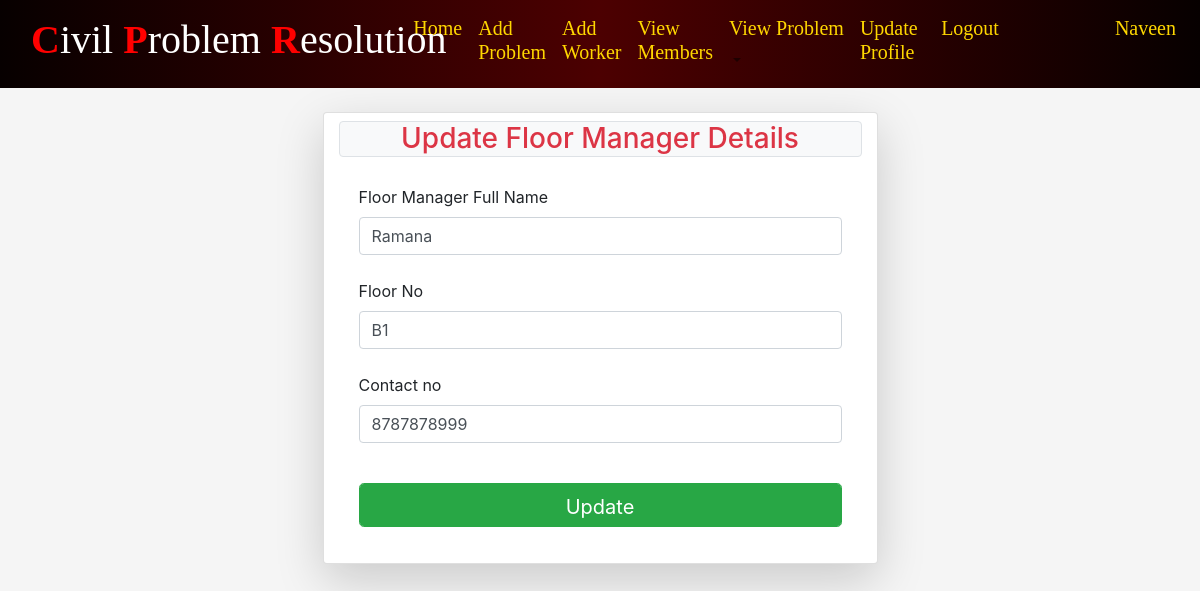
The app's page /fmupdate/1/ (signed in) with its own data.
### CPRapp/models.py (models this page shows, shortened)
class FloorManager(models.Model):
	fmname=models.CharField(max_length=200)
	floorno=models.CharField(max_length=200)
	fcno=models.CharField(max_length=10,default='')

### CPRapp/views.py (the view, shortened to what this page needs)
# urls.py: path('fmupdate/<int:id>/',views.fmupdate,name="fmupdate"),
@login_required
def fmupdate(rq,id):
	data=FloorManager.objects.get(id=id)
	return render(rq,'html/UpdateFm.html',{'info':data})

### CPRapp/templates/html/UpdateFm.html (shortened to what this page needs)
{% extends 'html/base.html' %}
{% block content %}
<div class="container">
  <div class="card col-md-6 mt-4 shadow-lg mx-auto">
    <h3 class="bg-light text-danger text-center mt-2 border rounded">Update Floor Manager Details</h3>
    <div class="card-body">
      <form method="post" enctype="multipart/form-data">
        <div class="form-group">
            <label for="fmname">Floor Manager Full Name</label><br>
            <input  name="fmname" id="fmname" class="form-control" value="{{info.fmname}}" required><br>
            <label for="floorno">Floor No</label><br>
            <input  name="floorno" id="floorno" class="form-control" value="{{info.floorno}}" required><br>
            <label for="fcno"> Contact no</label><br>
            <input class="form-control" id="fcno" name="fcno"  value="{{info.fcno}}" required></input><br>
            <input type="submit" class="btn btn-success btn-lg mt-3 mx-auto form-control" value="Update" >
        </div>
      </form>
    </div>
  </div>
</div>
{% endblock %}

### CPRapp/templates/html/navbar.html (shortened to what this page needs)
{% load static %}
<nav class="navbar navbar-expand-lg navbar-light nav-bk4">
  <div class="col-md-4"><a class="navbar-brand" href="{% url 'hm' %}">
    <h1 style="font-family:Verdana Bold; color:white;"><strong style="color:Red">C</strong>ivil <strong style="color:Red">P</strong>roblem <strong style="color:Red">R</strong>esolution</h1>
  </a></div>
 <div class="collapse navbar-collapse" id="collapsibleNavbar">
    <ul class="navbar-nav ">
    {% if not user.is_authenticated %}
    <li class="nav-item">
      <a class="nav-link" href="{% url 'hm' %}"><h3 style="color:Gold; font-family:Verdana Bold;">Home</h3></a>
    </li>
    <li class="nav-item">
      <a class="nav-link" href="{% url 'about' %}"><h3 style="color:Gold; font-family:Verdana Bold;">About</h3></a>
    </li>
    <li class="nav-item">
      <a class="nav-link" href="{% url 'contact' %}"><h3 style="color:Gold; font-family:Verdana Bold;">Contact Us</h3></a>
    </li>
    <li class="nav-item">
      <a class="nav-link" href="{% url 'achievements' %}"><h3 style="color:Gold; font-family:Verdana Bold;">Achievements</h3></a>
    </li>
    <li></li>
    <li class="nav-item">
      <a class="nav-link" href="{% url 'ulog' %}"><h3 style="color:Gold; font-family:Verdana Bold;">Login Here</h3></a>
    </li>
    <li></li>
    <li class="nav-item">
      <a class="nav-link" href="{% url 'reg' %}"><h3 style="color:Gold; font-family:Verdana Bold;">New User</h3></a>
    </li>
    <!-- <li class="nav-item">
      <a class="nav-link" href="{% url 'alog' %}"><h3 style="color:Gold; font-family:Verdana Bold;">Admin Login</h3></a>
    </li> -->
    <div class="col-sm-2 mx-auto"><img src="{% static 'images/lion.png' %}" alt="lion" style="margin-left :100px;width:50px;height:50px;border-radius:50%;background-color:transparent;">
  <Strong style="font-family:Brush Script MT;color:aqua;font-size:25px;margin-left:100px">Orion</Strong>
  </div>
    {% else %}
      {% if user.is_superuser %}
          <li class="nav-item">
          <a class="nav-link" href="{% url 'dash' %}"><h6 style="color:Gold; font-family:Verdana Bold;">Home</h6></a>
          </li>
          <li class="nav-item">
          <a class="nav-link" href="{% url 'newmem' %}"><h6 style="color:Gold; font-family:Verdana Bold;">Add New Member</h6></a>
          </li>
          <li class="dropdown">
                <a type="button" class="nav-link dropdown-toggle" data-toggle="dropdown">
                <h6 style="color:Gold; font-family:Verdana Bold;">Workers</h6>
              </a>
              <div class="dropdown-menu">
                <a class="nav-link" href="{% url 'addwork' %}"><h5 style="color:black; font-family:Verdana Bold;">Add Worker</h5></a>
                <a class="nav-link" href="{% url 'workview' %}"><h5 style="color:black; font-family:Verdana Bold;">View Worker</h5></a>
              </div>
        </li>
        <li class="dropdown">
                <a type="button" class="nav-link dropdown-toggle" data-toggle="dropdown">
                <h6 style="color:Gold; font-family:Verdana Bold;">BlockManagers</h6>
              </a>
              <div class="dropdown-menu">
                <a class="nav-link" href="{% url 'addfm' %}"><h6 style="color:black; font-family:Verdana Bold;">Add BlockManagers</h5></a>
                <a class="nav-link" href="{% url 'fmview' %}"><h6 style="color:black; font-family:Verdana Bold;">View BlockManagers</h5></a>
              </div>
        </li>
          <li class="nav-item">
          <a class="nav-link" href="{% url 'userview' %}"><h6 style="color:Gold; font-family:Verdana Bold;">View Users</h6></a>
          </li>
          <li class="nav-item">
          <a class="nav-link" href="{% url 'memview' %}"><h6 style="color:Gold; font-family:Verdana Bold;">View Members</h6></a>
          </li>
          <li class="dropdown">
                <a type="button" class="nav-link dropdown-toggle" data-toggle="dropdown">
                <h6 style="color:Gold; font-family:Verdana Bold;">Problems</h6>
              </a>
              <div class="dropdown-menu">
                <a class="dropdown-item" href="{% url 'pns' %}"><h5 style="color:black; font-family:Verdana Bold;">Problems Not Solved</h5></a>
                <a class="dropdown-item" href="{% url 'pis' %}"><h5 style="color:black; font-family:Verdana Bold;">Problems in Progress</h5></a>
                <a class="dropdown-item" href="{% url 'ps' %}"><h5 style="color:black; font-family:Verdana Bold;">Problems Resolved</h5></a>
                <a class="dropdown-item" href="{% url 'allpro' %}"><h5 style="color:black; font-family:Verdana Bold;">View All Problems</h5></a>
              </div>
        </li>
        <li class="nav-item">
          <a class="nav-link" href="{% url 'contview' %}"><h6 style="color:Gold; font-family:Verdana Bold;">View Contact</h6></a>
        </li>
        <li class="nav-item">
            <a class="nav-link" href="{% url 'logo' %}"><h6 style="color:Gold; font-family:Verdana Bold;">Logout</h6></a>
        </li>
        <li class="nav-item" style="margin-left:70px">
            <a class="nav-link" href="#"><h4 style="color:Gold; font-family:Verdana Bold;">{{request.user.username}}</h4></a>
        </li>
      {% else %}
          <li class="nav-item">
            <a class="nav-link" href="{% url 'dash' %}"><h5 style="color:Gold; font-family:Verdana Bold;">Home</h5></a>
          </li>
          <li class="nav-item">
            <a class="nav-link" href="{% url 'addpro' %}"><h5 style="color:Gold; font-family:Verdana Bold;">Add Problem</h5></a>
          </li>
          <li class="nav-item">
            <a class="nav-link" href="{% url 'addwork' %}"><h5 style="color:Gold; font-family:Verdana Bold;">Add Worker</h5></a>
          </li>
          <li class="nav-item">
            <a class="nav-link" href="{% url 'memview' %}"><h5 style="color:Gold; font-family:Verdana Bold;">View Members</h5></a>
          </li>
          <li class="dropdown">
                <a type="button" class="nav-link dropdown-toggle" data-toggle="dropdown">
                <h5 style="color:Gold; font-family:Verdana Bold;">View Problem</h5>
              </a>
        </li>
        <li class="nav-item">
            <a class="nav-link" href="{% url 'upf' %}"><h5 style="color:Gold; font-family:Verdana Bold;">Update Profile</h5></a>
        </li>
        <li class="nav-item">
            <a class="nav-link" href="{% url 'logo' %}"><h5 style="color:Gold; font-family:Verdana Bold;">Logout</h5></a>
        </li>
        <li class="nav-item" style="margin-left:100px">
            <a class="nav-link" href="#"><h5 style="color:Gold; font-family:Verdana Bold;">{{request.user.username}}</h5></a>
        </li>
      {% endif %}
{% endif %}
</ul>
</div>
</nav>

### CPRapp/templates/html/navbar.html (style rules this page uses)
.nav-bk4 { background: #070000; background: -webkit-linear-gradient(to right, #070000, #4C0001, #070000); background: linear-gradient(to right, #070000, #4C0001, #070000); }

### records on screen
FloorManager: fmname "Ramana", floorno "B1", fcno "8787878999"

### other values on screen
{{ request.user.username }} "Naveen"
